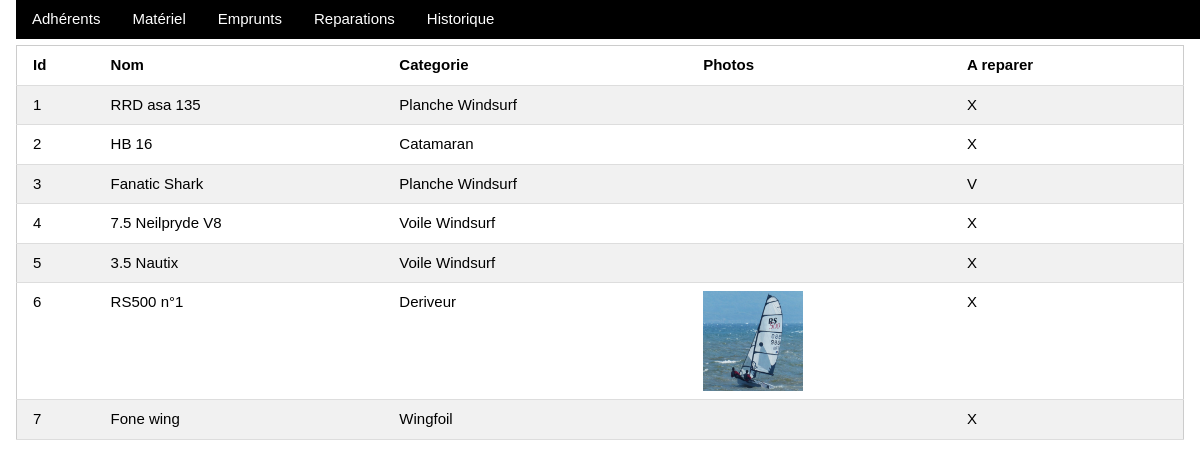
/materiel/, run on the app's committed database.
### gestion/models.py (models this page shows, shortened)
class Gear(models.Model):
    name = models.CharField(max_length=64)
    category = models.ForeignKey(GearCat, on_delete=models.DO_NOTHING, null=False)
    toRepair = models.BooleanField(default=False)
    photo = models.ImageField(upload_to='photos/', null=True, blank=True)
    class Meta:
        verbose_name = 'Materiel'

class GearCat(models.Model):
    name = models.CharField(max_length=64)
    class Meta:
        verbose_name = "Categorie Materiel"

### gestion/views.py (the view)
# urls.py: path('materiel/', views.gear, name='gear'),
def gear(request):  # TODO: add sorting by name/cat...
    context = {"materiel": Gear.objects.all()}
    return render(request, "gestion/materiel.html", context)

### gestion/templates/gestion/materiel.html
{% include "gestion/head.html" %}
        <table class="w3-table-all w3-hoverable">
            <tr>
                <th>Id</th>
                <th>Nom</th>
                <th>Categorie</th>
                <th>Photos</th>
                <th>A reparer</th>
            </tr>
            {% for m in materiel %}
                <tr>
                    <td>{{ m.id }}</td>
                    <td>{{ m.name }}</td>
                    <td>{{ m.category.name }}</td>
                    <td>
                        {% if m.photo %}
                            <img src="{{ m.photo.url }}" alt="" width="100" height="100">
                        {% endif %}
                    </td>
                    {% if m.toRepair %}
                    	<td>V</td>
                    {% else %}
                    	<td>X</td>
                    {% endif %}
                    <td></td>
                </tr>
            {% endfor %}
        </table>
    </div>
</body>

### gestion/static/css/gestion/w3.css (style rules this page uses)
*,*:before,*:after { box-sizing:inherit }
html { -ms-text-size-adjust:100%;-webkit-text-size-adjust:100% }
body { margin:0 }
img { border-style:none }
html,body { font-family:Verdana,sans-serif;font-size:15px;line-height:1.5 }
html { overflow-x:hidden }
img { vertical-align:middle }
.w3-table,.w3-table-all { border-collapse:collapse;border-spacing:0;width:100%;display:table }
.w3-table-all { border:1px solid #ccc }
.w3-bordered tr,.w3-table-all tr { border-bottom:1px solid #ddd }
.w3-table-all tr:nth-child(odd) { background-color:#fff }
.w3-table-all tr:nth-child(even) { background-color:#f1f1f1 }
.w3-table td,.w3-table th,.w3-table-all td,.w3-table-all th { padding:8px 8px;display:table-cell;text-align:left;vertical-align:top }
.w3-table th:first-child,.w3-table td:first-child,.w3-table-all th:first-child,.w3-table-all td:first-child { padding-left:16px }

### data on the page
Gear: id "1", name "RRD asa 135", category.name "Planche Windsurf", toRepair "X"
Gear: id "2", name "HB 16", category.name "Catamaran", toRepair "X"
Gear: id "3", name "Fanatic Shark", category.name "Planche Windsurf", toRepair "V"
Gear: id "4", name "7.5 Neilpryde V8", category.name "Voile Windsurf", toRepair "X"
Gear: id "5", name "3.5 Nautix", category.name "Voile Windsurf", toRepair "X"
Gear: id "6", name "RS500 n°1", category.name "Deriveur", photo (picture), toRepair "X"
Gear: id "7", name "Fone wing", category.name "Wingfoil", toRepair "X"
